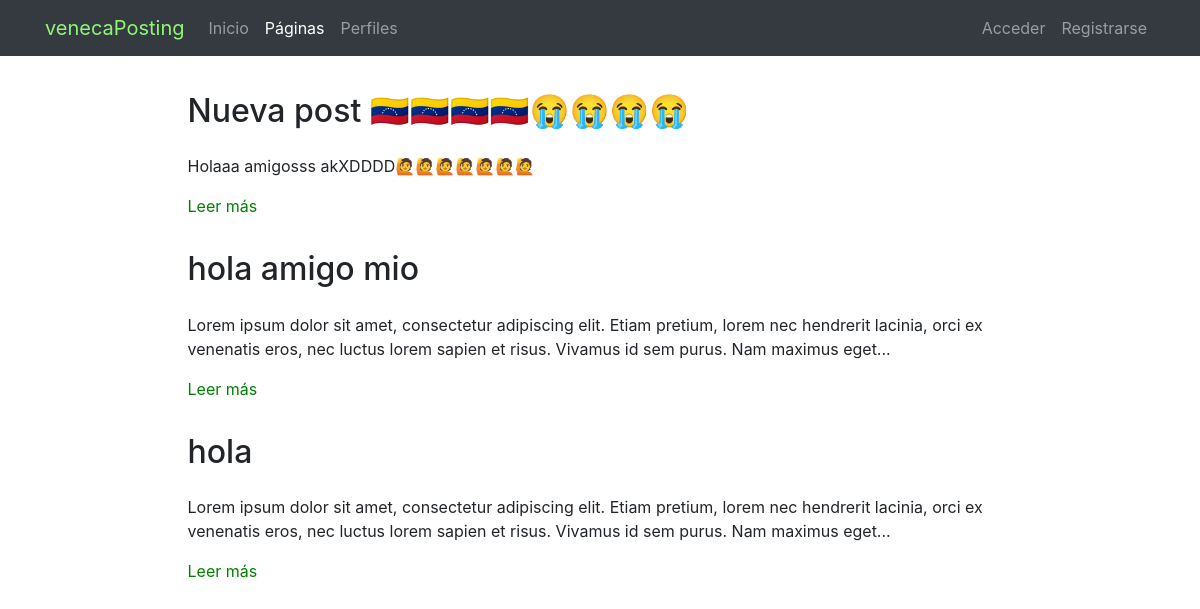
The page /pages/ on the database its author committed.
### pages/models.py (models this page shows, shortened)
class Page(models.Model):
    title = models.CharField(verbose_name="Título", max_length=200)
    content = RichTextField(verbose_name="Contenido")
    order = models.SmallIntegerField(verbose_name="Orden", default=0)
    created = models.DateTimeField(auto_now_add=True, verbose_name="Fecha de creación")
    updated = models.DateTimeField(auto_now=True, verbose_name="Fecha de edición")
    class Meta:
        verbose_name = "página"
        verbose_name_plural = "páginas"
        ordering = ['order', 'title']

### pages/views.py (the view)
# urls.py: path('', PageListView.as_view(), name='pages'),
class PageListView(ListView):
	model = Page

### pages/templates/pages/page_list.html (shortened to what this page needs)
{% extends 'core/base.html' %}
{% load static %}
{% block content %}
{% include 'pages/includes/pages_menu.html' %}
<main role="main">
  <div class="container mb-4">
    {% for page in object_list|dictsort:"id"   reversed  %}
      <div class="row mt-3">
        <div class="col-md-9 mx-auto">
          <h2 class="mb-4">{{page.title}}</h2>
          <div>
            <p>{{page.content|striptags|safe|truncatechars:"200"}}</p>
            <p><a href="{% url 'pages:page' page.id page.title|slugify %}" style="color:green;">Leer más</a>
            </p>
          </div>
        </div>
      </div>
    {% endfor %}
  </div>
</main>
{% endblock %}

### core/static/core/css/main.css (style rules this page uses)
main { padding-top: 20px; }
:root { --jumbotron-padding-y: 3rem; }

### rows shown on the page
Page: title "Nueva post 🇻🇪🇻🇪🇻🇪🇻🇪😭😭😭😭", content "Holaaa amigosss akXDDDD🙋🙋🙋🙋🙋🙋🙋"
Page: title "hola amigo mio", content "Lorem ipsum dolor sit amet, consectetur adipiscing elit. Etiam pretium, lorem nec hendrerit lacinia, orci ex venenatis eros, nec luctus lorem sapien et risus. Vivamus id sem purus. Nam maximus eget..."
Page: title "hola", content "Lorem ipsum dolor sit amet, consectetur adipiscing elit. Etiam pretium, lorem nec hendrerit lacinia, orci ex venenatis eros, nec luctus lorem sapien et risus. Vivamus id sem purus. Nam maximus eget..."
